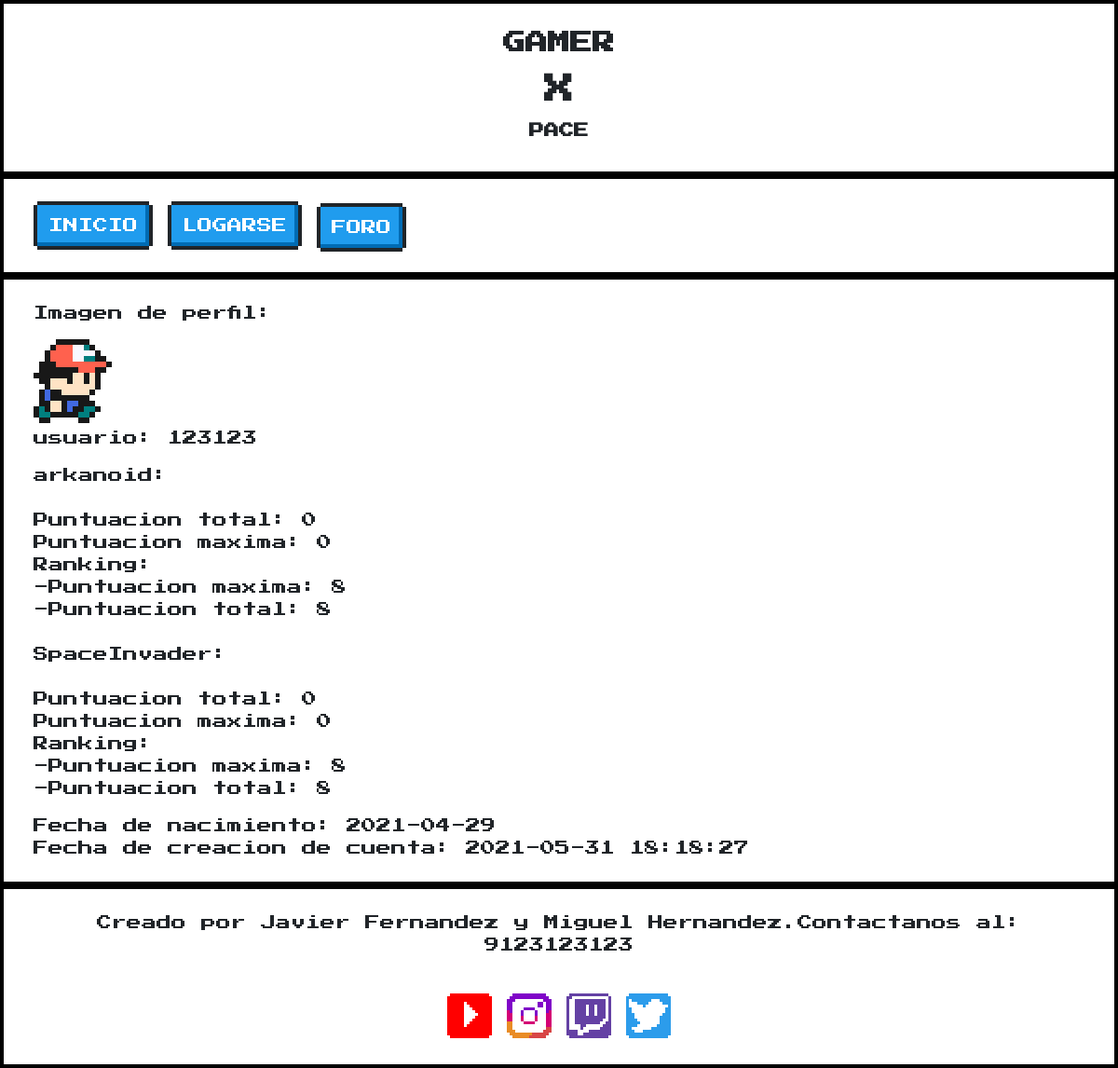
Page /perfil.php?id=123123 on the committed database.
### tables this page shows
CREATE TABLE `usuarios` (
  `id_usu` varchar(30) NOT NULL,
  `pass` varchar(45) NOT NULL,
  `naci` date NOT NULL,
  `create` timestamp NULL DEFAULT current_timestamp(),
  `puntosMax` int(11) DEFAULT 0,
  `TotalPunt` int(11) DEFAULT 0,
  `img_perf` varchar(20) DEFAULT NULL,
  `totalPuntnav` int(20) NOT NULL DEFAULT 0,
  `maxPuntnav` int(20) NOT NULL DEFAULT 0
);

### conexion.php (called while the page is built, shortened)
<?php
    class BBDD {
        private $descriptor;
        private $resultado;
        function __construct($servidor, $user, $pass, $base_datos, $puerto, $socket) {
            $this->servidor = $servidor;
            $this->user = $user;
            $this->pass = $pass;
            $this->base_datos = $base_datos;
            $this->puerto = $puerto;
            $this->socket = $socket;
            $this->descriptor = mysqli_connect($this->servidor, $this->user, $this->pass, $this->base_datos, $this->puerto, $this->socket);
        }
        public function consulta($consulta) {
            $this->resultado = mysqli_query($this->descriptor, $consulta);
        }
        public function extraer_registro(){
            if ($fila =  mysqli_fetch_array($this->resultado, MYSQLI_ASSOC)) {
                return $fila;
            } else {
                return false;
            }
        }
    }
$host="localhost";
$port=3306;
$socket="";
$user="id16510789_root";
$password="ymfXbG|xsN<s8vQv";
$dbname="id16510789_gamewxpace";
    $MyBBDD = new BBDD($host, $user, $password, $dbname, $port, $socket);
?>

### perfil.php (the view, shortened to what this page needs)
<?php
include 'conexion.php';
if(isset($_GET["id"])){
  $MyBBDD->consulta("SELECT * FROM usuarios where id_usu = '" . $_GET["id"] ."'");
    while ($fila = $MyBBDD->extraer_registro()) {
      $user = $fila['id_usu'];
      $crea = $fila['create'];
      $puntosMax = $fila['puntosMax'];
      $totalPunt = $fila['TotalPunt'];
      $perf = $fila['img_perf'];
      $fech_nac = $fila['naci'];
      $puntosMaxNav = $fila['maxPuntnav'];
      $puntostotalNav = $fila['totalPuntnav'];
    }
    $MyBBDD->consulta("SELECT pos FROM (SELECT id_usu, ROW_NUMBER() OVER(ORDER BY `puntosMax` DESC) AS 'pos' FROM usuarios) as rank WHERE id_usu = '$user'");
    $fila = $MyBBDD->extraer_registro();
    $rank =  $fila['pos'];
    $MyBBDD->consulta("SELECT pos FROM (SELECT id_usu, ROW_NUMBER() OVER(ORDER BY `TotalPunt` DESC) AS 'pos' FROM usuarios) as rank WHERE id_usu = '$user'");
    $fila = $MyBBDD->extraer_registro();
    $rankT = $fila['pos'];
    $MyBBDD->consulta("SELECT pos FROM (SELECT id_usu, ROW_NUMBER() OVER(ORDER BY `maxPuntnav` DESC) AS 'pos' FROM usuarios) as rank WHERE id_usu = '$user'");
    $fila = $MyBBDD->extraer_registro();
    $rankNav = $fila['pos'];
    $MyBBDD->consulta("SELECT pos FROM (SELECT id_usu, ROW_NUMBER() OVER(ORDER BY `totalPuntnav` DESC) AS 'pos' FROM usuarios) as rank WHERE id_usu = '$user'");
    $fila = $MyBBDD->extraer_registro();
    $rankNavT = $fila['pos'];
} else {
  header("location: login.php");
  echo "<script type='text/javascript'>window.location.replace('login.php')</script>;";
}
?>
<!DOCTYPE html>
<html>
<head>
  <link href="/tfg/ness.css" rel="stylesheet" />
  <link rel="stylesheet/less" type="text/css" href="style2.less" />
</head>
<body>
  <div class="header nes-container is-centered">
    <div id="tit">
      <h2>GAMER</h2>
      <H1>X</H1>
      <h4>PACE</h4>
    </div>
  </div>
  <div class="navbar nes-container">
    <a href="/tfg/index.php" class="nes-btn is-primary">INICIO</a>
    <?php
      if($_SESSION["loggedin"]){
        echo "<a href='/tfg/perfil.php?id=" . $_SESSION["user"] . "' class='nes-btn is-primary'>PERFIL:" . $_SESSION["user"] . "</a>";
      } else {
        echo "<a href='/tfg/login.php' class='nes-btn is-primary'>LOGARSE</a>";
      }
    ?>
    <a href="/tfg/foro.php" class="nes-btn is-primary">FORO</a>
  </div>
  <div class="register nes-container ">
    <?php echo "<p>Imagen de perfil: </p><i class='$perf'></i>" ?>
    <p>
       usuario: <?php echo $user?>
    </p>
    <p>
       arkanoid:<br><br>
       Puntuacion total:  <?php echo $totalPunt?><br>
       Puntuacion maxima: <?php echo $puntosMax?><br>
       Ranking:<br>
       -Puntuacion maxima: <?php echo $rank?><br>
       -Puntuacion total:  <?php echo $rankT?><br><br>
       SpaceInvader:<br><br>
       Puntuacion total:  <?php echo$puntosMaxNav?><br>
       Puntuacion maxima: <?php echo$puntostotalNav?><br>
       Ranking:<br>
       -Puntuacion maxima: <?php echo $rankNav?><br>
       -Puntuacion total:  <?php echo $rankNavT?><br>
    </p>
    <p>
       Fecha de nacimiento: <?php echo $fech_nac?><br>
       Fecha de creacion de cuenta: <?php echo $crea?>
    </p>
  </div>
  <div class="footer nes-container is-centered">
  <p>Creado por Javier Fernandez y Miguel Hernandez.Contactanos al: 9123123123    </p><br>
    <a href="https://www.youtube.com/"><i class="nes-icon youtube is-medium"></i></a>
  <a href="https://www.instagram.com/"><i class="nes-icon instagram is-medium"></i></a>
  <a href="https://www.twitch.tv/"><i class="nes-icon twitch is-medium"></i></a>
  <a href="https://twitter.com/"><i class="nes-icon twitter is-medium"></i></a>
  </div>
</body>
</html>

### rows in the picture
usuarios: id_usu "123123", TotalPunt "0", puntosMax "0", maxPuntnav "0", totalPuntnav "0", naci "2021-04-29", create "2021-05-31 18:18:27"

### other values in the picture
$rank "8"
$rankT "8"
$rankNav "8"
$rankNavT "8"
